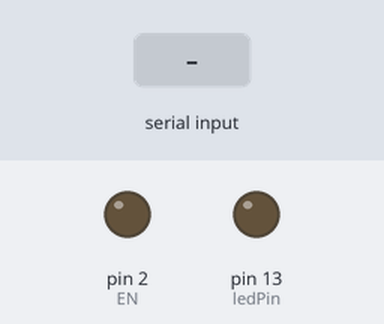
Recording of a sketch running on a simulated Arduino Uno, built with avr-gcc and run on an emulated ATmega328P. Shown: output pins drawn as LEDs (lit = HIGH). The test bench sets the inputs (shaded band).

Above: at 1.2 s.
1.3 s: byte 65 ('A') received over Serial
At 1.7 s:
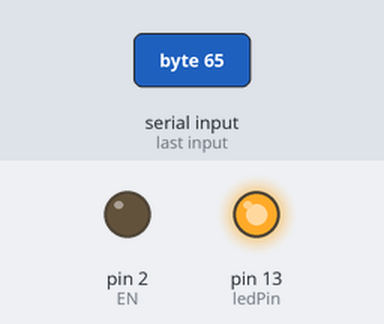
Timing chart, 0 to 4.3 s (numbered marks = the images above; inputs shaded):
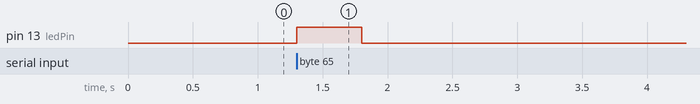

Measured:
- after the input at 1.3 s, pin 13 (ledPin): LOW → HIGH at once, → LOW 0.50 s later

The sketch:

RS485ReceivingData.ino
```cpp
// DFR0219 example code to receive data

int EN = 2;  // RS485 enable/disable pin for Rx/Tx
// High to transmit, low to receive.
int ledPin = 13;
int val;

void setup() {
  // put your setup code here, to run once:
  pinMode(ledPin, OUTPUT);
  pinMode(EN, OUTPUT);
  Serial.begin(19200);
}

void loop() {
  // put your main code here, to run repeatedly:
  digitalWrite(EN, LOW); // Enable receiving data
  val = Serial.read();
  if (-1 != val) {
    if ('A' == val) {
      digitalWrite(ledPin, HIGH);
      delay(500);
      digitalWrite(ledPin, LOW);
      delay(500);
    }
  }
}
```
